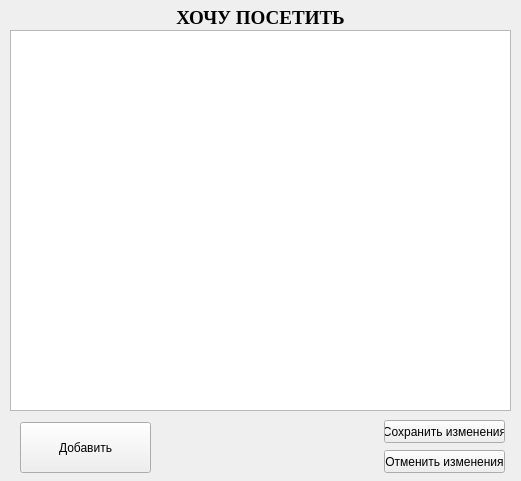
<?xml version="1.0" encoding="UTF-8"?>
<ui version="4.0">
 <class>Third_main_menu_widget</class>
 <widget class="QWidget" name="Third_main_menu_widget">
  <property name="geometry">
   <rect>
    <x>0</x>
    <y>0</y>
    <width>521</width>
    <height>481</height>
   </rect>
  </property>
  <property name="windowTitle">
   <string>Form</string>
  </property>
  <widget class="QLabel" name="label">
   <property name="geometry">
    <rect>
     <x>10</x>
     <y>10</y>
     <width>501</width>
     <height>16</height>
    </rect>
   </property>
   <property name="font">
    <font>
     <family>Times New Roman</family>
     <pointsize>14</pointsize>
     <weight>75</weight>
     <bold>true</bold>
    </font>
   </property>
   <property name="text">
    <string>ХОЧУ ПОСЕТИТЬ</string>
   </property>
   <property name="alignment">
    <set>Qt::AlignCenter</set>
   </property>
  </widget>
  <widget class="QPushButton" name="pushButton">
   <property name="geometry">
    <rect>
     <x>20</x>
     <y>422</y>
     <width>131</width>
     <height>51</height>
    </rect>
   </property>
   <property name="text">
    <string>Добавить</string>
   </property>
  </widget>
  <widget class="QTableView" name="tableView">
   <property name="geometry">
    <rect>
     <x>10</x>
     <y>30</y>
     <width>501</width>
     <height>381</height>
    </rect>
   </property>
  </widget>
  <widget class="QPushButton" name="pushButton_2">
   <property name="geometry">
    <rect>
     <x>384</x>
     <y>420</y>
     <width>121</width>
     <height>23</height>
    </rect>
   </property>
   <property name="text">
    <string>Сохранить изменения</string>
   </property>
  </widget>
  <widget class="QPushButton" name="pushButton_3">
   <property name="geometry">
    <rect>
     <x>384</x>
     <y>450</y>
     <width>121</width>
     <height>23</height>
    </rect>
   </property>
   <property name="text">
    <string>Отменить изменения</string>
   </property>
  </widget>
 </widget>
 <resources/>
 <connections/>
</ui>
